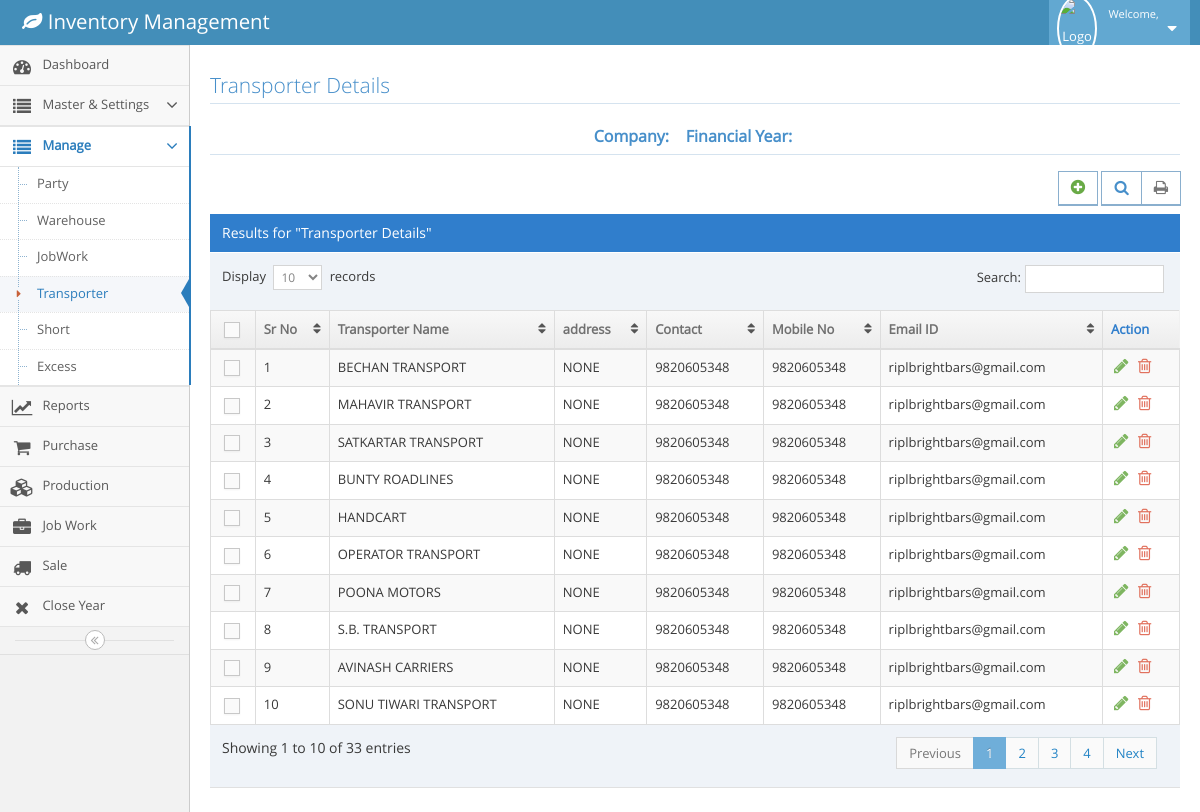
The page /Transporter.php (signed in) on the database its author committed.
### tables this page shows
CREATE TABLE `transporter` (
  `venorId` int(11) NOT NULL,
  `companyName` text NOT NULL,
  `address` text NOT NULL,
  `contact` varchar(15) NOT NULL,
  `mobileNo` varchar(15) NOT NULL,
  `email` text NOT NULL,
  `createdOn` timestamp NOT NULL DEFAULT CURRENT_TIMESTAMP ON UPDATE CURRENT_TIMESTAMP,
  `compId` int(11) NOT NULL
);

### Transporter.php (the view, shortened to what this page needs)
<!DOCTYPE html>
<?php
  include('config.php');
  $fy=$_SESSION['fy'];
  $company=$_SESSION['cname'];
?>
<html lang="en">
	<head>
		<link rel="stylesheet" href="assets/css/bootstrap.min.css" />
		<link rel="stylesheet" href="assets/font-awesome/4.5.0/css/font-awesome.min.css" />
		<link rel="stylesheet" href="assets/css/ace.min.css" class="ace-main-stylesheet" id="main-ace-style" />
		<link rel="stylesheet" href="assets/css/ace-skins.min.css" />
		<link rel="stylesheet" href="assets/css/ace-rtl.min.css" />
	</head>
	<body class="no-skin">
		<?php include('navbar.php') ?>
		<div class="main-container ace-save-state" id="main-container">
			<?php include('menubar.php') ?>
			<div class="main-content">
				<div class="main-content-inner">
					<div class="page-content">
								<div class="row">
									<div class="col-xs-12">
										<h3 class="header smaller lighter blue">Transporter Details</h3>
										<h5 class="header blue lighter bigger" align="center">
												<b>Company:&nbsp; <?php echo $company ?>  &nbsp;
												Financial Year:&nbsp; <?php echo $fy ?> </b>
										</h5>
										<div class="clearfix">
											<div class="pull-right tableTools-container">
												<div class="btn btn-white btn-primary btn-bold">
													<a class="blue" href="addtransporter.php" data-toggle="tooltip" title="Add">
														<i class="ace-icon fa fa-plus-circle bigger-120 green"></i>
													</a>
												</div>
																						</div>
										</div>
										<div class="table-header">
											Results for "Transporter Details"
										</div>
										<div>
											<table id="dynamic-table" class="table table-striped table-bordered table-hover">
												<thead>
													<tr>
														<th class="center">
															<label class="pos-rel">
																<span class="lbl"></span>
															</label>
														</th>
														<th>Sr No</th>
														<th> Transporter Name</th>
														<th>address</th>
														<th>Contact</th>
														<th>Mobile No</th>
														<th>Email ID</th>
														<th>Action</th>
													</tr>
												</thead>
												<tbody>
													<?php
									            		$query=mysqli_query($conn,"select * from transporter");
															$count=0;
															while($row=mysqli_fetch_array($query))
															{
																$count++;
																$id=$row['venorId'];
																$name=$row['companyName'];
																$address=$row['address'];
																$contact=$row['contact'];
																$mobno=$row['mobileNo'];
																$email=$row['email'];
															?>
													<tr>
														<td class="center">
															<label class="pos-rel">
																<span class="lbl"></span>
															</label>
														</td>
														<td><?php echo $count;?></td>
															<td>
															<?php echo $name;?>
														</td>
															<td>
															<?php echo $address;?>
														</td>
															<td>
															<?php echo $contact;?>
														</td>
															<td>
															<?php echo $mobno;?>
														</td>
															<td>
															<?php echo $email;?>
														</td>
														<td>
															<div class="hidden-sm hidden-xs action-buttons">
																<a class="green" data-toggle="tooltip" title="Edit" href="edittransporter.php?id=<?php echo $id;?>">
																	<i class="ace-icon fa fa-pencil bigger-130"></i>
																</a>
																<a class="red" data-toggle="tooltip" title="Delete" href="deletetransporter.php?id=<?php echo $id;?>">
																	<i class="ace-icon fa fa-trash-o bigger-130"></i>
																</a>
															</div>
														</td>
													</tr>
													<?php
													}
												?>
													</tbody>
												</table>
											</div>
										</div>
									</div>
							</div>
						</div>
					</div>
		</div>
	</body>
</html>

### rows shown on the page
transporter: companyName "BECHAN TRANSPORT", address "NONE", contact "9820605348", mobileNo "9820605348", email "riplbrightbars@gmail.com"
transporter: companyName "MAHAVIR TRANSPORT", address "NONE", contact "9820605348", mobileNo "9820605348", email "riplbrightbars@gmail.com"
transporter: companyName "SATKARTAR TRANSPORT", address "NONE", contact "9820605348", mobileNo "9820605348", email "riplbrightbars@gmail.com"
transporter: companyName "BUNTY ROADLINES", address "NONE", contact "9820605348", mobileNo "9820605348", email "riplbrightbars@gmail.com"
transporter: companyName "HANDCART", address "NONE", contact "9820605348", mobileNo "9820605348", email "riplbrightbars@gmail.com"
transporter: companyName "OPERATOR TRANSPORT", address "NONE", contact "9820605348", mobileNo "9820605348", email "riplbrightbars@gmail.com"
transporter: companyName "POONA MOTORS", address "NONE", contact "9820605348", mobileNo "9820605348", email "riplbrightbars@gmail.com"
transporter: companyName "S.B. TRANSPORT", address "NONE", contact "9820605348", mobileNo "9820605348", email "riplbrightbars@gmail.com"
transporter: companyName "AVINASH CARRIERS", address "NONE", contact "9820605348", mobileNo "9820605348", email "riplbrightbars@gmail.com"
transporter: companyName "SONU TIWARI TRANSPORT", address "NONE", contact "9820605348", mobileNo "9820605348", email "riplbrightbars@gmail.com"
